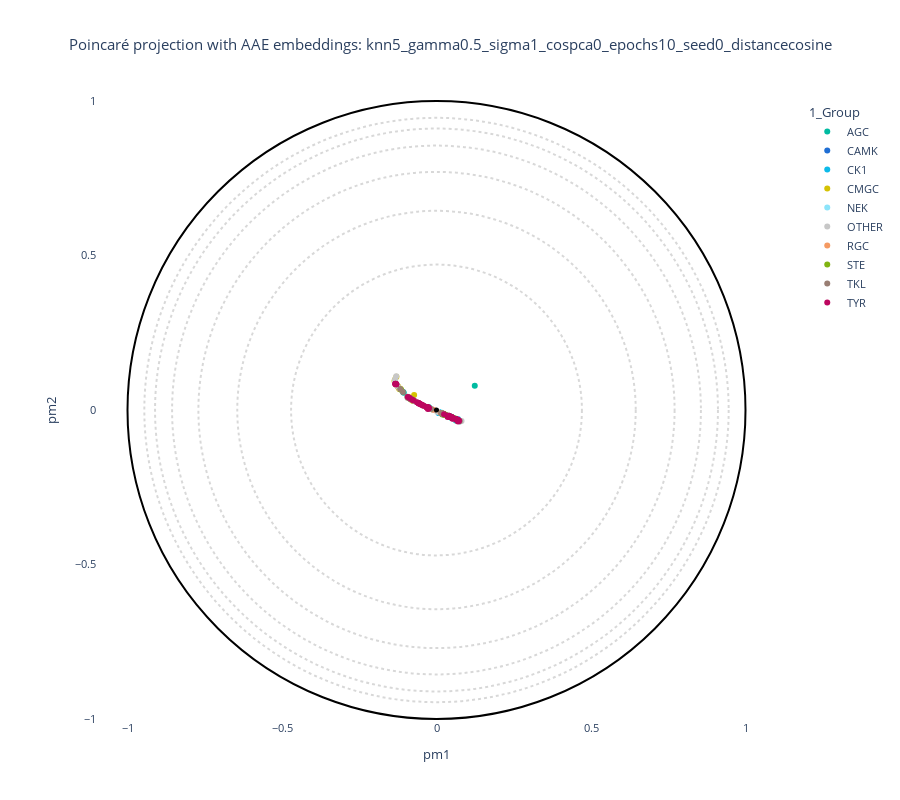

The notebook cell saved with this chart:
### Markdown cell above
## Grid search & plot

### Code cell
# %%
print("=== Starting grid search ===")
df_annotation = pd.read_csv(path_annotation_csv)

# List to store the results of projections
results = []

# Define a custom color palette for visualization
kinase_palette = {-1 : "#c7c7c7", "OTHER": "#c7c7c7", "None" :"#c7c7c7", "NA" : "#c7c7c7", "Uncharacterized" : "#c7c7c7", "root": "#000000",
                  "TYR": "#bd065f", "CMGC": "#d5c203", "TKL": "#997e73","STE": "#80b412", # kinase groups 
                  "CK1": "#0dbae9", "AGC": "#00bba1", "CAMK":  "#1f6ed4", "NEK": "#8ce4fa", "RGC":"#f59a62"}

# Generate all parameter combinations
keys = list(grid.keys())
values = list(grid.values())
combinations = list(itertools.product(*values))

for combo in combinations:
    params = dict(zip(keys, combo))

    # Create a folder for each combination
    folder_name = "_".join([f"{k}{v}" for k, v in params.items()])
    folder_output = os.path.join(output_base, folder_name)
    os.makedirs(folder_output, exist_ok=True)
    print(f"\n--- Running projection for {folder_name} ---")

    # 1. Run Poincaré map
    cmd = build_command(params, folder_output + "/")
    print("CMD:", cmd)
    os.system(cmd)

    # 2. Load projection
    projection_file = load_projection(folder_output, params)
    if not os.path.exists(projection_file):
        print(f"Projection file not found: {projection_file}")
        continue

    df_emb = read_embeddings(projection_file, path_annotation_csv, withroot=False)

    # 3. Generate and display interactive plot for each parameter combination
    if data_type == "plm":
        title = f"Poincaré projection with embeddings: {folder_name}"
    elif data_type == "plm_aae":
        title = f"Poincaré projection with AAE embeddings: {folder_name}"
    elif data_type == "pssm":
        title = f"Poincaré projection without embeddings: {folder_name}"
    else:
        title = f"Poincaré projection with RFA matrix: {folder_name}"

    # Create and display the interactive plot
    fig = plot_embedding_interactive(
        df_emb,
        labels_name="1_Group",
        color_palette=kinase_palette,
        title=title,
        fontsize=11
    )
    fig.show()

    # Save the plot to HTML file
    output_html = os.path.join(folder_output, f"projection_{folder_name}.html")
    fig.write_html(output_html)
    print(f"✔ Saved projection to → {output_html}")

    # 4. Calculate quality metrics
    true_labels = df_emb["1_Group"].values
    coord_low = df_emb[["pm1", "pm2"]].values

    # Load original high-dimensional data
    if data_type in ["plm", "plm_aae"]:
        embedding_files = [f for f in os.listdir(embedding_paths[data_type]) if f.endswith('.pt')]
        features = []
        for file in sorted(embedding_files):
            embedding = torch.load(os.path.join(embedding_paths[data_type], file))['embedding']
            features.append(np.mean(embedding, axis=0))
        features = np.array(features)
    elif data_type == "pssm":
        pssm_files = [f for f in os.listdir("examples/kinases/") if f.endswith('.aamtx')]
        features = []
        for file in sorted(pssm_files):
            pssm = np.loadtxt(os.path.join("examples/kinases/", file)).reshape(-1)
            features.append(pssm)
        features = np.array(features)

    # Calculate all quality metrics
    try:
        model = PoincareMaps(coord_low)
        model.get_distances()
        D_proj = model.distances

        # Detect clusters
        clusters = detect_cluster(D_proj, n_clusters=len(np.unique(true_labels)))
        ARI, FMS = get_scores(true_labels, clusters)

        # Calculate Q metrics
        Qlocal, Qglobal, Kmax, df_Q = get_quality_metrics(
            coord_high=features,
            coord_low=coord_low,
            distance="poincare",
            setting="manifold",
            k_neighbours=5
        )

        # Store all results
        result = {
            "params": params,
            "ARI": ARI,
            "FMS": FMS,
            "Qlocal": Qlocal,
            "Qglobal": Qglobal,
            "Qnx": df_Q.Qnx.to_numpy() if hasattr(df_Q, 'Qnx') else np.zeros(5),
            "projection_file": projection_file,
        }
    except Exception as e:
        print(f"Error calculating metrics: {e}")
        # Store partial results if metrics calculation fails
        result = {
            "params": params,
            "ARI": ARI if 'ARI' in locals() else None,
            "FMS": FMS if 'FMS' in locals() else None,
            "Qlocal": None,
            "Qglobal": None,
            "Qnx": np.zeros(5),
            "projection_file": projection_file,
        }

    results.append(result)

print("\n=== Grid search complete ===")

### Figure 1 — Plotly figure (JSON) as saved in the notebook; plotly's stock layout.template omitted (floating-point values rounded to 4 significant figures; data arrays with more than 128 entries replaced by an {"elided": "..."} marker saying what was removed)
{"data": [{"customdata": {"elided": "62x19 mixed values"}, "hovertemplate": "<b>%{hovertext}</b><br><br>1_Group=%{customdata[1]}<br>pm1=%{x}<br>pm2=%{y}<br>proteins_id=%{customdata[0]}<br>2_Gene=%{customdata[2]}<br>3_HGNC=%{customdata[3]}<br>4_Uni_entry=%{customdata[4]}<br>5_Uni_acc=%{customdata[5]}<br>6_Domain_begin=%{customdata[6]}<br>7_Domain_end=%{customdata[7]}<br>8_Domain_length=%{customdata[8]}<br>9_Largest_insert_length=%{customdata[9]}<br>10_PDB_validation=%{customdata[10]}<br>11_Conformational_state=%{customdata[11]}<br>12_Dihedral_state=%{customdata[12]}<br>13_Group_in_Uni=%{customdata[13]}<br>14_Group_in_Manning=%{customdata[14]}<br>15_Synonymn=%{customdata[15]}<br>evo_distance=%{customdata[16]}<br>decile_domain=%{customdata[17]}<br>small_cluster=%{customdata[18]}<extra></extra>", "hovertext": ["AGC", "AGC", "AGC", "AGC", "AGC", "AGC", "AGC", "AGC", "AGC", "AGC", "AGC", "AGC", "AGC", "AGC", "AGC", "AGC", "AGC", "AGC", "AGC", "AGC", "AGC", "AGC", "AGC", "AGC", "AGC", "AGC", "AGC", "AGC", "AGC", "AGC", "AGC", "AGC", "AGC", "AGC", "AGC", "AGC", "AGC", "AGC", "AGC", "AGC", "AGC", "AGC", "AGC", "AGC", "AGC", "AGC", "AGC", "AGC", "AGC", "AGC", "AGC", "AGC", "AGC", "AGC", "AGC", "AGC", "AGC", "AGC", "AGC", "AGC", "AGC", "AGC"], "legendgroup": "AGC", "marker": {"color": "#00bba1", "symbol": "circle"}, "mode": "markers", "name": "AGC", "orientation": "v", "showlegend": true, "type": "scatter", "x": [0.06251, 0.05023, 0.04948, 0.01892, 0.01963, 0.01862, 0.02108, 0.01645, 0.02464, 0.03015, 0.02726, 0.02678, 0.02586, 0.02598, 0.02692, -0.106, -0.1081, -0.02368, -0.02376, -0.02414, -0.02382, 0.1238, 0.05081, 0.04941, 0.05047, 0.04995, 0.05079, 0.05298, 0.04959, 0.05207, 0.05067, 0.04968, 0.05489, 0.04888, 0.04311, 0.05077, 0.01659, 0.0554, 0.01898, 0.04917, 0.05092, 0.05346, 0.0756, 0.02103, 0.01958, 0.04699, 0.04774, 0.04901, 0.01669, 0.01515, 0.04856, 0.045, 0.04813, 0.0691, 0.05186, 0.04858, 0.05324, 0.05014, 0.04576, 0.04732, -0.08827, -0.09014], "xaxis": "x", "y": [-0.03396, -0.02474, -0.02434, -0.01184, -0.01104, -0.01168, -0.01245, -0.01082, -0.01428, -0.01683, -0.0154, -0.01522, -0.01488, -0.01477, -0.01544, 0.05566, 0.05799, 0.00566, 0.005459, 0.008797, 0.004322, 0.07852, -0.02453, -0.02422, -0.0245, -0.02438, -0.02494, -0.02631, -0.02454, -0.02565, -0.02504, -0.02434, -0.02684, -0.02393, -0.02152, -0.02515, -0.01142, -0.02758, -0.01169, -0.02377, -0.02456, -0.02608, -0.03643, -0.01277, -0.01241, -0.02224, -0.02528, -0.0241, -0.00904, -0.009961, -0.02371, -0.02211, -0.02375, -0.03333, -0.02563, -0.02505, -0.02671, -0.02511, -0.02115, -0.02315, 0.03938, 0.04022], "yaxis": "y"}, {"customdata": {"elided": "93x19 mixed values"}, "hovertemplate": "<b>%{hovertext}</b><br><br>1_Group=%{customdata[1]}<br>pm1=%{x}<br>pm2=%{y}<br>proteins_id=%{customdata[0]}<br>2_Gene=%{customdata[2]}<br>3_HGNC=%{customdata[3]}<br>4_Uni_entry=%{customdata[4]}<br>5_Uni_acc=%{customdata[5]}<br>6_Domain_begin=%{customdata[6]}<br>7_Domain_end=%{customdata[7]}<br>8_Domain_length=%{customdata[8]}<br>9_Largest_insert_length=%{customdata[9]}<br>10_PDB_validation=%{customdata[10]}<br>11_Conformational_state=%{customdata[11]}<br>12_Dihedral_state=%{customdata[12]}<br>13_Group_in_Uni=%{customdata[13]}<br>14_Group_in_Manning=%{customdata[14]}<br>15_Synonymn=%{customdata[15]}<br>evo_distance=%{customdata[16]}<br>decile_domain=%{customdata[17]}<br>small_cluster=%{customdata[18]}<extra></extra>", "hovertext": ["CAMK", "CAMK", "CAMK", "CAMK", "CAMK", "CAMK", "CAMK", "CAMK", "CAMK", "CAMK", "CAMK", "CAMK", "CAMK", "CAMK", "CAMK", "CAMK", "CAMK", "CAMK", "CAMK", "CAMK", "CAMK", "CAMK", "CAMK", "CAMK", "CAMK", "CAMK", "CAMK", "CAMK", "CAMK", "CAMK", "CAMK", "CAMK", "CAMK", "CAMK", "CAMK", "CAMK", "CAMK", "CAMK", "CAMK", "CAMK", "CAMK", "CAMK", "CAMK", "CAMK", "CAMK", "CAMK", "CAMK", "CAMK", "CAMK", "CAMK", "CAMK", "CAMK", "CAMK", "CAMK", "CAMK", "CAMK", "CAMK", "CAMK", "CAMK", "CAMK", "CAMK", "CAMK", "CAMK", "CAMK", "CAMK", "CAMK", "CAMK", "CAMK", "CAMK", "CAMK", "CAMK", "CAMK", "CAMK", "CAMK", "CAMK", "CAMK", "CAMK", "CAMK", "CAMK", "CAMK", "CAMK", "CAMK", "CAMK", "CAMK", "CAMK", "CAMK", "CAMK", "CAMK", "CAMK", "CAMK", "CAMK", "CAMK", "CAMK"], "legendgroup": "CAMK", "marker": {"color": "#1f6ed4", "symbol": "circle"}, "mode": "markers", "name": "CAMK", "orientation": "v", "showlegend": true, "type": "scatter", "x": [0.06897, 0.06945, 0.06821, 0.06701, 0.06838, 0.05247, 0.05411, 0.05503, 0.05189, 0.05246, 0.05153, 0.05169, 0.05471, -0.07483, -0.0762, 0.02393, 0.02265, 0.05168, 0.01909, 0.02417, 0.02568, 0.02487, 0.05097, 0.05359, 0.05169, 0.05198, 0.06351, 0.02394, 0.04558, -0.07254, 0.06796, 0.06857, 0.06817, 0.06847, 0.06766, -0.1293, -0.07698, 0.05535, 0.0522, 0.0514, 0.05234, 0.07094, 0.06866, 0.07024, 0.06155, 0.06037, 0.06688, 0.01759, 0.01933, 0.06607, 0.06674, 0.06689, 0.06627, 0.06552, 0.06555, 0.06566, 0.07594, 0.05261, 0.06648, 0.06554, 0.05397, 0.05348, 0.05523, 0.05246, 0.05152, 0.05357, 0.05234, 0.05415, 0.01956, 0.02071, 0.05112, 0.06526, 0.06641, 0.06893, 0.06693, 0.06809, 0.06241, 0.06137, 0.04902, 0.02422, 0.03021, 0.02041, -0.09194, 0.07356, 0.07322, 0.0726, 0.06181, 0.04689, 0.04702, 0.06325, 0.01539, 0.05481, 0.05871], "xaxis": "x", "y": [-0.03311, -0.03311, -0.03247, -0.03155, -0.0318, -0.02549, -0.02671, -0.0269, -0.02543, -0.0259, -0.02448, -0.02542, -0.02676, 0.03083, 0.0315, -0.0136, -0.0135, -0.02534, -0.01152, -0.0145, -0.01445, -0.0148, -0.02542, -0.0258, -0.02528, -0.02566, -0.03073, -0.01354, -0.02254, 0.03081, -0.03224, -0.03303, -0.0326, -0.03313, -0.03244, 0.08202, 0.03195, -0.02767, -0.02559, -0.0251, -0.02646, -0.03429, -0.03288, -0.03033, -0.0298, -0.02942, -0.03218, -0.011, -0.01152, -0.03175, -0.03201, -0.03212, -0.03219, -0.03166, -0.03114, -0.03128, -0.03618, -0.02605, -0.03195, -0.03132, -0.02733, -0.02595, -0.02729, -0.02685, -0.02573, -0.02648, -0.02574, -0.02674, -0.01154, -0.0127, -0.02493, -0.03111, -0.03176, -0.03351, -0.0317, -0.0328, -0.03007, -0.02945, -0.02444, -0.0137, -0.01638, -0.01261, 0.041, -0.03535, -0.03508, -0.03499, -0.02998, -0.0228, -0.02386, -0.03047, -0.01005, -0.02686, -0.02857], "yaxis": "y"}, {"customdata": {"elided": "12x19 mixed values"}, "hovertemplate": "<b>%{hovertext}</b><br><br>1_Group=%{customdata[1]}<br>pm1=%{x}<br>pm2=%{y}<br>proteins_id=%{customdata[0]}<br>2_Gene=%{customdata[2]}<br>3_HGNC=%{customdata[3]}<br>4_Uni_entry=%{customdata[4]}<br>5_Uni_acc=%{customdata[5]}<br>6_Domain_begin=%{customdata[6]}<br>7_Domain_end=%{customdata[7]}<br>8_Domain_length=%{customdata[8]}<br>9_Largest_insert_length=%{customdata[9]}<br>10_PDB_validation=%{customdata[10]}<br>11_Conformational_state=%{customdata[11]}<br>12_Dihedral_state=%{customdata[12]}<br>13_Group_in_Uni=%{customdata[13]}<br>14_Group_in_Manning=%{customdata[14]}<br>15_Synonymn=%{customdata[15]}<br>evo_distance=%{customdata[16]}<br>decile_domain=%{customdata[17]}<br>small_cluster=%{customdata[18]}<extra></extra>", "hovertext": ["CK1", "CK1", "CK1", "CK1", "CK1", "CK1", "CK1", "CK1", "CK1", "CK1", "CK1", "CK1"], "legendgroup": "CK1", "marker": {"color": "#0dbae9", "symbol": "circle"}, "mode": "markers", "name": "CK1", "orientation": "v", "showlegend": true, "type": "scatter", "x": [0.007508, 0.008464, 0.008449, 0.006372, 0.008734, 0.007602, 0.007925, 0.0284, 0.03238, -0.08137, -0.07963, -0.0791], "xaxis": "x", "y": [-0.007404, -0.008443, -0.008576, -0.009631, -0.007342, -0.007732, -0.007918, -0.01536, -0.01749, 0.0343, 0.0333, 0.03372], "yaxis": "y"}, {"customdata": {"elided": "65x19 mixed values"}, "hovertemplate": "<b>%{hovertext}</b><br><br>1_Group=%{customdata[1]}<br>pm1=%{x}<br>pm2=%{y}<br>proteins_id=%{customdata[0]}<br>2_Gene=%{customdata[2]}<br>3_HGNC=%{customdata[3]}<br>4_Uni_entry=%{customdata[4]}<br>5_Uni_acc=%{customdata[5]}<br>6_Domain_begin=%{customdata[6]}<br>7_Domain_end=%{customdata[7]}<br>8_Domain_length=%{customdata[8]}<br>9_Largest_insert_length=%{customdata[9]}<br>10_PDB_validation=%{customdata[10]}<br>11_Conformational_state=%{customdata[11]}<br>12_Dihedral_state=%{customdata[12]}<br>13_Group_in_Uni=%{customdata[13]}<br>14_Group_in_Manning=%{customdata[14]}<br>15_Synonymn=%{customdata[15]}<br>evo_distance=%{customdata[16]}<br>decile_domain=%{customdata[17]}<br>small_cluster=%{customdata[18]}<extra></extra>", "hovertext": ["CMGC", "CMGC", "CMGC", "CMGC", "CMGC", "CMGC", "CMGC", "CMGC", "CMGC", "CMGC", "CMGC", "CMGC", "CMGC", "CMGC", "CMGC", "CMGC", "CMGC", "CMGC", "CMGC", "CMGC", "CMGC", "CMGC", "CMGC", "CMGC", "CMGC", "CMGC", "CMGC", "CMGC", "CMGC", "CMGC", "CMGC", "CMGC", "CMGC", "CMGC", "CMGC", "CMGC", "CMGC", "CMGC", "CMGC", "CMGC", "CMGC", "CMGC", "CMGC", "CMGC", "CMGC", "CMGC", "CMGC", "CMGC", "CMGC", "CMGC", "CMGC", "CMGC", "CMGC", "CMGC", "CMGC", "CMGC", "CMGC", "CMGC", "CMGC", "CMGC", "CMGC", "CMGC", "CMGC", "CMGC", "CMGC"], "legendgroup": "CMGC", "marker": {"color": "#d5c203", "symbol": "circle"}, "mode": "markers", "name": "CMGC", "orientation": "v", "showlegend": true, "type": "scatter", "x": [-0.07342, -0.07589, -0.0772, -0.0771, -0.08906, -0.08763, -0.07539, -0.07803, -0.07437, -0.07397, -0.07442, -0.1185, -0.07368, -0.07645, -0.07627, -0.08483, -0.0749, -0.07807, -0.07646, -0.1198, -0.07233, -0.0765, -0.0796, -0.0755, -0.07629, -0.07659, -0.1198, -0.1209, -0.1196, -0.1179, -0.07767, -0.07792, -0.07776, -0.1223, -0.1228, -0.1187, -0.1186, -0.09174, -0.0763, -0.07423, -0.1252, -0.1256, -0.1253, -0.1289, -0.07453, -0.07514, -0.08293, -0.0917, -0.07569, -0.07616, -0.07903, -0.07596, -0.08744, -0.08215, -0.08799, -0.09004, -0.08755, -0.09056, -0.08973, -0.07427, -0.08368, -0.1178, -0.1297, -0.1359, -0.134], "xaxis": "x", "y": [0.0301, 0.03147, 0.03224, 0.03208, 0.04101, 0.03878, 0.03183, 0.03242, 0.03056, 0.03048, 0.03108, 0.0686, 0.03065, 0.03208, 0.03112, 0.03682, 0.0313, 0.03357, 0.0316, 0.06929, 0.04828, 0.03179, 0.03328, 0.03131, 0.03158, 0.03138, 0.06864, 0.06967, 0.06906, 0.06851, 0.03202, 0.03258, 0.03252, 0.07279, 0.07219, 0.06875, 0.06804, 0.04092, 0.03096, 0.03064, 0.07635, 0.07667, 0.07645, 0.07913, 0.03067, 0.03087, 0.03591, 0.03991, 0.03157, 0.03173, 0.03077, 0.03117, 0.0377, 0.03635, 0.04053, 0.04023, 0.0389, 0.04035, 0.04003, 0.03097, 0.03572, 0.06824, 0.108, 0.09417, 0.099], "yaxis": "y"}, {"customdata": {"elided": "11x19 mixed values"}, "hovertemplate": "<b>%{hovertext}</b><br><br>1_Group=%{customdata[1]}<br>pm1=%{x}<br>pm2=%{y}<br>proteins_id=%{customdata[0]}<br>2_Gene=%{customdata[2]}<br>3_HGNC=%{customdata[3]}<br>4_Uni_entry=%{customdata[4]}<br>5_Uni_acc=%{customdata[5]}<br>6_Domain_begin=%{customdata[6]}<br>7_Domain_end=%{customdata[7]}<br>8_Domain_length=%{customdata[8]}<br>9_Largest_insert_length=%{customdata[9]}<br>10_PDB_validation=%{customdata[10]}<br>11_Conformational_state=%{customdata[11]}<br>12_Dihedral_state=%{customdata[12]}<br>13_Group_in_Uni=%{customdata[13]}<br>14_Group_in_Manning=%{customdata[14]}<br>15_Synonymn=%{customdata[15]}<br>evo_distance=%{customdata[16]}<br>decile_domain=%{customdata[17]}<br>small_cluster=%{customdata[18]}<extra></extra>", "hovertext": ["NEK", "NEK", "NEK", "NEK", "NEK", "NEK", "NEK", "NEK", "NEK", "NEK", "NEK"], "legendgroup": "NEK", "marker": {"color": "#8ce4fa", "symbol": "circle"}, "mode": "markers", "name": "NEK", "orientation": "v", "showlegend": true, "type": "scatter", "x": [0.06026, 0.02018, 0.05359, 0.02175, 0.05829, 0.05811, 0.0583, 0.05066, 0.05184, 0.05794, 0.05716], "xaxis": "x", "y": [-0.0279, -0.01179, -0.02644, -0.0122, -0.02982, -0.02834, -0.02835, -0.025, -0.02601, -0.02811, -0.02772], "yaxis": "y"}, {"customdata": {"elided": "66x19 mixed values"}, "hovertemplate": "<b>%{hovertext}</b><br><br>1_Group=%{customdata[1]}<br>pm1=%{x}<br>pm2=%{y}<br>proteins_id=%{customdata[0]}<br>2_Gene=%{customdata[2]}<br>3_HGNC=%{customdata[3]}<br>4_Uni_entry=%{customdata[4]}<br>5_Uni_acc=%{customdata[5]}<br>6_Domain_begin=%{customdata[6]}<br>7_Domain_end=%{customdata[7]}<br>8_Domain_length=%{customdata[8]}<br>9_Largest_insert_length=%{customdata[9]}<br>10_PDB_validation=%{customdata[10]}<br>11_Conformational_state=%{customdata[11]}<br>12_Dihedral_state=%{customdata[12]}<br>13_Group_in_Uni=%{customdata[13]}<br>14_Group_in_Manning=%{customdata[14]}<br>15_Synonymn=%{customdata[15]}<br>evo_distance=%{customdata[16]}<br>decile_domain=%{customdata[17]}<br>small_cluster=%{customdata[18]}<extra></extra>", "hovertext": ["OTHER", "OTHER", "OTHER", "OTHER", "OTHER", "OTHER", "OTHER", "OTHER", "OTHER", "OTHER", "OTHER", "OTHER", "OTHER", "OTHER", "OTHER", "OTHER", "OTHER", "OTHER", "OTHER", "OTHER", "OTHER", "OTHER", "OTHER", "OTHER", "OTHER", "OTHER", "OTHER", "OTHER", "OTHER", "OTHER", "OTHER", "OTHER", "OTHER", "OTHER", "OTHER", "OTHER", "OTHER", "OTHER", "OTHER", "OTHER", "OTHER", "OTHER", "OTHER", "OTHER", "OTHER", "OTHER", "OTHER", "OTHER", "OTHER", "OTHER", "OTHER", "OTHER", "OTHER", "OTHER", "OTHER", "OTHER", "OTHER", "OTHER", "OTHER", "OTHER", "OTHER", "OTHER", "OTHER", "OTHER", "OTHER", "OTHER"], "legendgroup": "OTHER", "marker": {"color": "#c7c7c7", "symbol": "circle"}, "mode": "markers", "name": "OTHER", "orientation": "v", "showlegend": true, "type": "scatter", "x": [0.01858, 0.0187, 0.002726, 0.05567, -0.1339, -0.08899, 0.04844, -0.1331, -0.01159, -0.1347, 0.04607, -0.1341, 0.02477, 0.02301, -0.02564, -0.1188, -0.08779, -0.08913, 0.01969, -0.06391, 0.02404, 0.01453, 0.00132, -0.09377, -0.1259, -0.1297, 0.07618, -0.08361, -0.1331, 0.0652, 0.0698, 0.06501, -0.1287, 0.06956, 0.07392, -0.1303, -0.1331, 0.02202, 0.02065, 0.02447, 0.07141, -0.09097, 0.08102, -0.02149, 0.03071, -0.1261, 0.06887, 0.003671, -0.02508, -0.09033, -0.07794, -0.06872, -0.07244, 0.07632, 0.01887, -0.07221, 0.021, 0.02175, 0.05593, -0.02426, -0.009953, -0.02441, 0.05197, 0.04633, 0.05025, 0.05484], "xaxis": "x", "y": [-0.01131, -0.01122, -0.004933, -0.02657, 0.09854, 0.0392, -0.02327, 0.08772, 0.0007131, 0.09505, -0.02249, 0.09141, -0.01363, -0.01356, 0.006781, 0.06882, 0.03903, 0.03978, -0.01183, 0.02512, -0.01314, -0.009726, -0.004418, 0.03888, 0.07627, 0.08309, -0.03679, 0.03632, 0.08519, -0.03108, -0.03348, -0.03093, 0.07944, -0.03119, -0.03621, 0.1092, 0.08594, -0.01331, -0.01214, -0.01405, -0.03418, 0.04036, -0.03521, 0.004719, -0.01655, 0.07788, -0.03305, -0.005461, 0.006275, 0.04037, 0.03253, 0.02775, 0.02905, -0.03693, -0.01062, 0.03039, -0.01248, -0.01286, -0.02775, 0.005519, -4.241e-06, 0.005453, -0.02587, -0.02263, -0.02439, -0.02677], "yaxis": "y"}, {"customdata": [[310, "RGC", "GUCY2C", "HGNC:4688", "GUC2C_HUMAN", "P25092", 489, 747, 259, 19, "nan", "nan", "nan", "RGC", "RGC", "GUC2C,STAR", 2.488, 2, "Other"], [311, "RGC", "GUCY2D", "HGNC:4689", "GUC2D_HUMAN", "Q02846", 510, 807, 298, 26, "nan", "nan", "nan", "RGC", "RGC", "CORD6,GUC1A4,GUC2D,RETGC,RETGC1", 2.543, 8, "Other"], [312, "RGC", "GUCY2F", "HGNC:4691", "GUC2F_HUMAN", "P51841", 547, 811, 265, 14, "nan", "nan", "nan", "RGC", "RGC", "GUC2F,RETGC2", 2.446, 5, "Other"], [313, "RGC", "NPR1", "HGNC:7943", "ANPRA_HUMAN", "P16066", 533, 803, 271, 15, "nan", "nan", "nan", "RGC", "RGC", "ANPRA", 2.158, 6, "Other"], [314, "RGC", "NPR2", "HGNC:7944", "ANPRB_HUMAN", "P20594", 517, 788, 272, 15, "nan", "nan", "nan", "RGC", "RGC", "ANPRB", 2.134, 6, "Other"]], "hovertemplate": "<b>%{hovertext}</b><br><br>1_Group=%{customdata[1]}<br>pm1=%{x}<br>pm2=%{y}<br>proteins_id=%{customdata[0]}<br>2_Gene=%{customdata[2]}<br>3_HGNC=%{customdata[3]}<br>4_Uni_entry=%{customdata[4]}<br>5_Uni_acc=%{customdata[5]}<br>6_Domain_begin=%{customdata[6]}<br>7_Domain_end=%{customdata[7]}<br>8_Domain_length=%{customdata[8]}<br>9_Largest_insert_length=%{customdata[9]}<br>10_PDB_validation=%{customdata[10]}<br>11_Conformational_state=%{customdata[11]}<br>12_Dihedral_state=%{customdata[12]}<br>13_Group_in_Uni=%{customdata[13]}<br>14_Group_in_Manning=%{customdata[14]}<br>15_Synonymn=%{customdata[15]}<br>evo_distance=%{customdata[16]}<br>decile_domain=%{customdata[17]}<br>small_cluster=%{customdata[18]}<extra></extra>", "hovertext": ["RGC", "RGC", "RGC", "RGC", "RGC"], "legendgroup": "RGC", "marker": {"color": "#f59a62", "symbol": "circle"}, "mode": "markers", "name": "RGC", "orientation": "v", "showlegend": true, "type": "scatter", "x": [0.0484, -0.08766, 0.02012, 0.01349, -0.01074], "xaxis": "x", "y": [-0.02328, 0.03906, -0.01193, -0.009335, 0.0004282], "yaxis": "y"}, {"customdata": {"elided": "47x19 mixed values"}, "hovertemplate": "<b>%{hovertext}</b><br><br>1_Group=%{customdata[1]}<br>pm1=%{x}<br>pm2=%{y}<br>proteins_id=%{customdata[0]}<br>2_Gene=%{customdata[2]}<br>3_HGNC=%{customdata[3]}<br>4_Uni_entry=%{customdata[4]}<br>5_Uni_acc=%{customdata[5]}<br>6_Domain_begin=%{customdata[6]}<br>7_Domain_end=%{customdata[7]}<br>8_Domain_length=%{customdata[8]}<br>9_Largest_insert_length=%{customdata[9]}<br>10_PDB_validation=%{customdata[10]}<br>11_Conformational_state=%{customdata[11]}<br>12_Dihedral_state=%{customdata[12]}<br>13_Group_in_Uni=%{customdata[13]}<br>14_Group_in_Manning=%{customdata[14]}<br>15_Synonymn=%{customdata[15]}<br>evo_distance=%{customdata[16]}<br>decile_domain=%{customdata[17]}<br>small_cluster=%{customdata[18]}<extra></extra>", "hovertext": ["STE", "STE", "STE", "STE", "STE", "STE", "STE", "STE", "STE", "STE", "STE", "STE", "STE", "STE", "STE", "STE", "STE", "STE", "STE", "STE", "STE", "STE", "STE", "STE", "STE", "STE", "STE", "STE", "STE", "STE", "STE", "STE", "STE", "STE", "STE", "STE", "STE", "STE", "STE", "STE", "STE", "STE", "STE", "STE", "STE", "STE", "STE"], "legendgroup": "STE", "marker": {"color": "#80b412", "symbol": "circle"}, "mode": "markers", "name": "STE", "orientation": "v", "showlegend": true, "type": "scatter", "x": [-0.08901, -0.09178, 0.0344, 0.023, 0.0671, 0.03225, 0.04422, 0.02236, 0.05837, 0.02388, 0.02734, 0.05189, 0.04909, 0.04776, 0.02267, 0.0258, 0.02913, 0.0504, 0.05024, 0.05042, 0.01884, 0.04739, 0.02081, 0.02057, 0.02005, -0.0826, -0.02585, 0.0667, 0.06724, 0.07004, 0.06746, 0.07068, 0.06801, 0.05228, 0.04849, 0.06901, 0.07002, 0.06899, 0.07099, -0.02556, 0.06811, -0.1147, -0.1152, 0.06806, 0.06773, 0.07003, 0.02125], "xaxis": "x", "y": [0.03929, 0.04036, -0.01822, -0.01333, -0.03205, -0.01758, -0.02186, -0.01369, -0.02709, -0.0132, -0.0152, -0.02525, -0.02414, -0.02383, -0.01338, -0.01491, -0.01615, -0.02482, -0.0245, -0.02492, -0.0143, -0.02338, -0.01236, -0.01237, -0.01183, 0.03535, 0.006632, -0.03173, -0.03223, -0.03452, -0.03204, -0.03365, -0.03279, -0.02634, -0.02393, -0.03339, -0.0358, -0.0328, -0.03459, 0.006219, -0.03454, 0.06568, 0.06613, -0.03256, -0.0324, -0.03227, -0.01189], "yaxis": "y"}, {"customdata": {"elided": "42x19 mixed values"}, "hovertemplate": "<b>%{hovertext}</b><br><br>1_Group=%{customdata[1]}<br>pm1=%{x}<br>pm2=%{y}<br>proteins_id=%{customdata[0]}<br>2_Gene=%{customdata[2]}<br>3_HGNC=%{customdata[3]}<br>4_Uni_entry=%{customdata[4]}<br>5_Uni_acc=%{customdata[5]}<br>6_Domain_begin=%{customdata[6]}<br>7_Domain_end=%{customdata[7]}<br>8_Domain_length=%{customdata[8]}<br>9_Largest_insert_length=%{customdata[9]}<br>10_PDB_validation=%{customdata[10]}<br>11_Conformational_state=%{customdata[11]}<br>12_Dihedral_state=%{customdata[12]}<br>13_Group_in_Uni=%{customdata[13]}<br>14_Group_in_Manning=%{customdata[14]}<br>15_Synonymn=%{customdata[15]}<br>evo_distance=%{customdata[16]}<br>decile_domain=%{customdata[17]}<br>small_cluster=%{customdata[18]}<extra></extra>", "hovertext": ["TKL", "TKL", "TKL", "TKL", "TKL", "TKL", "TKL", "TKL", "TKL", "TKL", "TKL", "TKL", "TKL", "TKL", "TKL", "TKL", "TKL", "TKL", "TKL", "TKL", "TKL", "TKL", "TKL", "TKL", "TKL", "TKL", "TKL", "TKL", "TKL", "TKL", "TKL", "TKL", "TKL", "TKL", "TKL", "TKL", "TKL", "TKL", "TKL", "TKL", "TKL", "TKL"], "legendgroup": "TKL", "marker": {"color": "#997e73", "symbol": "circle"}, "mode": "markers", "name": "TKL", "orientation": "v", "showlegend": true, "type": "scatter", "x": [-0.08606, -0.08623, -0.08176, -0.08782, -0.08742, -0.08811, -0.1084, 0.01671, 0.04819, -0.083, -0.08604, -0.09451, 0.0474, 0.06639, -0.1175, -0.08996, -0.07885, -0.07373, 0.0191, 0.01965, 0.01495, -0.01719, -0.07567, 0.04959, 0.0405, 0.03529, 0.07366, 0.0752, 0.06932, -0.04055, 0.0683, 0.03876, 0.04876, -0.02432, -0.02749, 0.01967, 0.02155, 0.04784, 0.05169, -0.08488, -0.08907, 0.05109], "xaxis": "x", "y": [0.0372, 0.03663, 0.03584, 0.03836, 0.03819, 0.03839, 0.058, -0.01113, -0.02376, 0.03549, 0.03834, 0.04311, -0.02323, -0.03162, 0.06829, 0.03978, 0.03304, 0.03027, -0.01179, -0.01137, -0.009972, 0.002933, 0.03135, -0.02421, -0.02009, -0.0183, -0.0352, -0.03591, -0.03302, 0.01341, -0.03315, -0.01985, -0.02389, 0.006546, 0.007079, -0.01172, -0.01288, -0.02318, -0.02565, 0.03707, 0.03973, -0.02526], "yaxis": "y"}, {"customdata": {"elided": "94x19 mixed values"}, "hovertemplate": "<b>%{hovertext}</b><br><br>1_Group=%{customdata[1]}<br>pm1=%{x}<br>pm2=%{y}<br>proteins_id=%{customdata[0]}<br>2_Gene=%{customdata[2]}<br>3_HGNC=%{customdata[3]}<br>4_Uni_entry=%{customdata[4]}<br>5_Uni_acc=%{customdata[5]}<br>6_Domain_begin=%{customdata[6]}<br>7_Domain_end=%{customdata[7]}<br>8_Domain_length=%{customdata[8]}<br>9_Largest_insert_length=%{customdata[9]}<br>10_PDB_validation=%{customdata[10]}<br>11_Conformational_state=%{customdata[11]}<br>12_Dihedral_state=%{customdata[12]}<br>13_Group_in_Uni=%{customdata[13]}<br>14_Group_in_Manning=%{customdata[14]}<br>15_Synonymn=%{customdata[15]}<br>evo_distance=%{customdata[16]}<br>decile_domain=%{customdata[17]}<br>small_cluster=%{customdata[18]}<extra></extra>", "hovertext": ["TYR", "TYR", "TYR", "TYR", "TYR", "TYR", "TYR", "TYR", "TYR", "TYR", "TYR", "TYR", "TYR", "TYR", "TYR", "TYR", "TYR", "TYR", "TYR", "TYR", "TYR", "TYR", "TYR", "TYR", "TYR", "TYR", "TYR", "TYR", "TYR", "TYR", "TYR", "TYR", "TYR", "TYR", "TYR", "TYR", "TYR", "TYR", "TYR", "TYR", "TYR", "TYR", "TYR", "TYR", "TYR", "TYR", "TYR", "TYR", "TYR", "TYR", "TYR", "TYR", "TYR", "TYR", "TYR", "TYR", "TYR", "TYR", "TYR", "TYR", "TYR", "TYR", "TYR", "TYR", "TYR", "TYR", "TYR", "TYR", "TYR", "TYR", "TYR", "TYR", "TYR", "TYR", "TYR", "TYR", "TYR", "TYR", "TYR", "TYR", "TYR", "TYR", "TYR", "TYR", "TYR", "TYR", "TYR", "TYR", "TYR", "TYR", "TYR", "TYR", "TYR", "TYR"], "legendgroup": "TYR", "marker": {"color": "#bd065f", "symbol": "circle"}, "mode": "markers", "name": "TYR", "orientation": "v", "showlegend": true, "type": "scatter", "x": [-0.02864, 0.0662, 0.06563, -0.02744, -0.02684, 0.07227, 0.06807, 0.0712, -0.133, 0.06891, -0.08693, -0.07991, 0.04996, 0.04963, 0.04431, 0.043, 0.04322, 0.04374, 0.04368, -0.09265, 0.04465, 0.04349, 0.04013, 0.04075, 0.0362, 0.03854, 0.06972, 0.05035, 0.04903, 0.04915, 0.06453, 0.06275, -0.05545, -0.05689, -0.05574, -0.05441, 0.06952, -0.1306, -0.1299, -0.1305, 0.06339, 0.06743, 0.067, -0.02727, -0.02638, -0.02632, 0.06986, 0.02467, -0.0433, 0.03884, -0.03174, 0.04745, -0.03273, -0.1312, -0.1333, 0.06706, -0.02616, -0.04373, -0.02738, 0.06415, 0.07254, -0.0267, 0.04095, 0.04085, -0.0586, -0.03185, -0.0287, -0.07521, -0.133, -0.1324, 0.04977, 0.05047, 0.06417, -0.02797, -0.05883, -0.04949, -0.04841, -0.02921, -0.02624, 0.06818, 0.06423, -0.02484, 0.05192, 0.06617, -0.02667, -0.02625, 0.0365, 0.04051, 0.06865, -0.06332, -0.02974, -0.02782, 0.06677, 0.04997], "xaxis": "x", "y": [0.007821, -0.03185, -0.0311, 0.007072, 0.00654, -0.03512, -0.03396, -0.03379, 0.0842, -0.03309, 0.03917, 0.0336, -0.0246, -0.02449, -0.02228, -0.02149, -0.0218, -0.02187, -0.02193, 0.04184, -0.02187, -0.0218, -0.02019, -0.02069, -0.02299, -0.02044, -0.03691, -0.02473, -0.02374, -0.02418, -0.03091, -0.02971, 0.02072, 0.02137, 0.0211, 0.01999, -0.03536, 0.08367, 0.08333, 0.08363, -0.02945, -0.03176, -0.03201, 0.007071, 0.006735, 0.006658, -0.03346, -0.014, 0.01459, -0.01971, 0.00876, -0.0232, 0.009517, 0.08378, 0.08443, -0.03204, 0.005928, 0.01488, 0.007042, -0.03097, -0.03502, 0.006782, -0.01838, -0.01855, 0.02237, 0.009221, 0.007895, 0.03125, 0.08494, 0.08502, -0.02458, -0.02479, -0.03056, 0.002927, 0.02239, 0.01756, 0.01699, 0.007847, 0.00849, -0.0328, -0.03053, 0.005975, -0.02808, -0.0314, 0.008794, 0.006452, -0.01883, -0.02035, -0.03327, 0.02471, 0.00824, 0.006904, -0.03166, -0.02388], "yaxis": "y"}], "layout": {"font": {"size": 11}, "height": 800, "legend": {"title": {"text": "1_Group"}, "tracegroupgap": 0}, "plot_bgcolor": "rgba(0, 0, 0, 0)", "shapes": [{"line": {"color": "black", "dash": "dot"}, "opacity": 0.15, "type": "circle", "x0": -0.4706, "x1": 0.4706, "y0": -0.4706, "y1": 0.4706}, {"line": {"color": "black", "dash": "dot"}, "opacity": 0.15, "type": "circle", "x0": -0.6447, "x1": 0.6447, "y0": -0.6447, "y1": 0.6447}, {"line": {"color": "black", "dash": "dot"}, "opacity": 0.15, "type": "circle", "x0": -0.7705, "x1": 0.7705, "y0": -0.7705, "y1": 0.7705}, {"line": {"color": "black", "dash": "dot"}, "opacity": 0.15, "type": "circle", "x0": -0.8557, "x1": 0.8557, "y0": -0.8557, "y1": 0.8557}, {"line": {"color": "black", "dash": "dot"}, "opacity": 0.15, "type": "circle", "x0": -0.9108, "x1": 0.9108, "y0": -0.9108, "y1": 0.9108}, {"line": {"color": "black", "dash": "dot"}, "opacity": 0.15, "type": "circle", "x0": -0.9455, "x1": 0.9455, "y0": -0.9455, "y1": 0.9455}, {"line": {"color": "Black"}, "type": "circle", "x0": -1, "x1": 1, "xref": "x", "y0": -1, "y1": 1, "yref": "y"}, {"fillcolor": "Black", "line": {"color": "Black"}, "type": "circle", "x0": -0.005, "x1": 0.005, "xref": "x", "y0": -0.005, "y1": 0.005, "yref": "y"}], "title": {"text": "Poincaré projection with AAE embeddings: knn5_gamma0.5_sigma1_cospca0_epochs10_seed0_distancecosine", "x": 0.5}, "xaxis": {"anchor": "y", "constrain": "domain", "domain": [0, 1], "range": [-1.1, 1.1], "title": {"text": "pm1"}}, "yaxis": {"anchor": "x", "domain": [0, 1], "scaleanchor": "x", "scaleratio": 1, "title": {"text": "pm2"}}, "yaxis2": {"layer": "below traces", "matches": "y", "overlaying": "y"}}}
